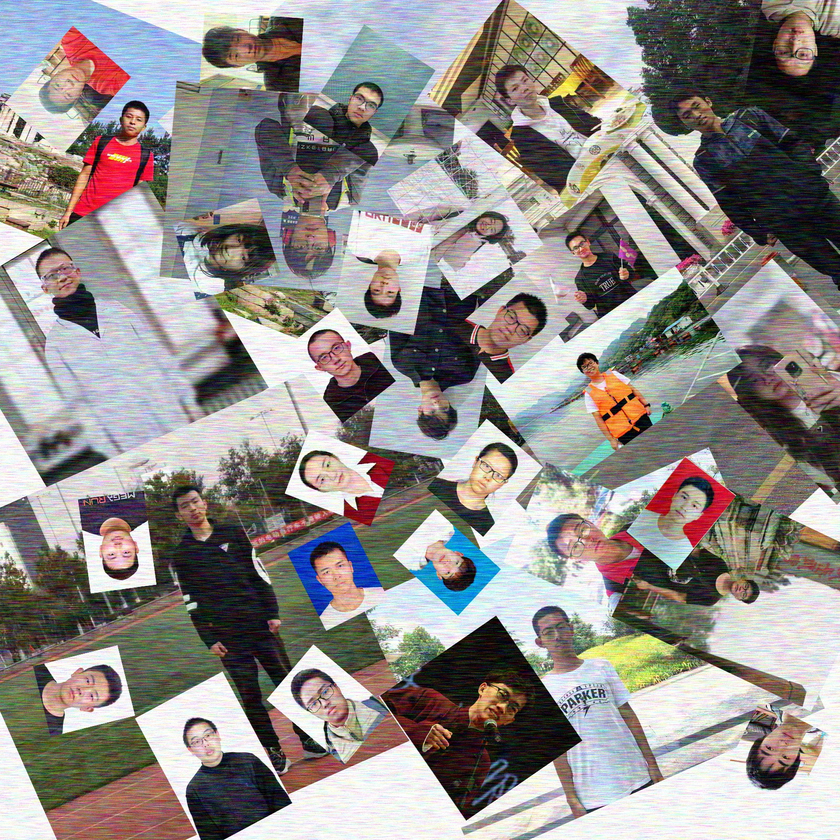
%> input picture rotation_noise.tif, 840 x 840 px, shrunk from 1600 x 1600 before the run
$ octave lpf2.m   (GNU Octave 9; MATLAB toolbox functions it lacks are replaced by stand-ins)
%> lines starting %> are read from the running program, lines starting %| are printed output that depends on the picture; in (x1, y1, x2, y2) boxes, pixels count from 0 and x2, y2 are one past the last pixel; in counts of white or black regions, pixels touching at a corner belong together; the program's own positions count from 1
%读取图像
X=imread('assets/rotation_noise.tif');
%> X is the input picture: size 840x840x3 uint8; mean R, G, B 145.5, 141, 138.3
X=rgb2gray(X);
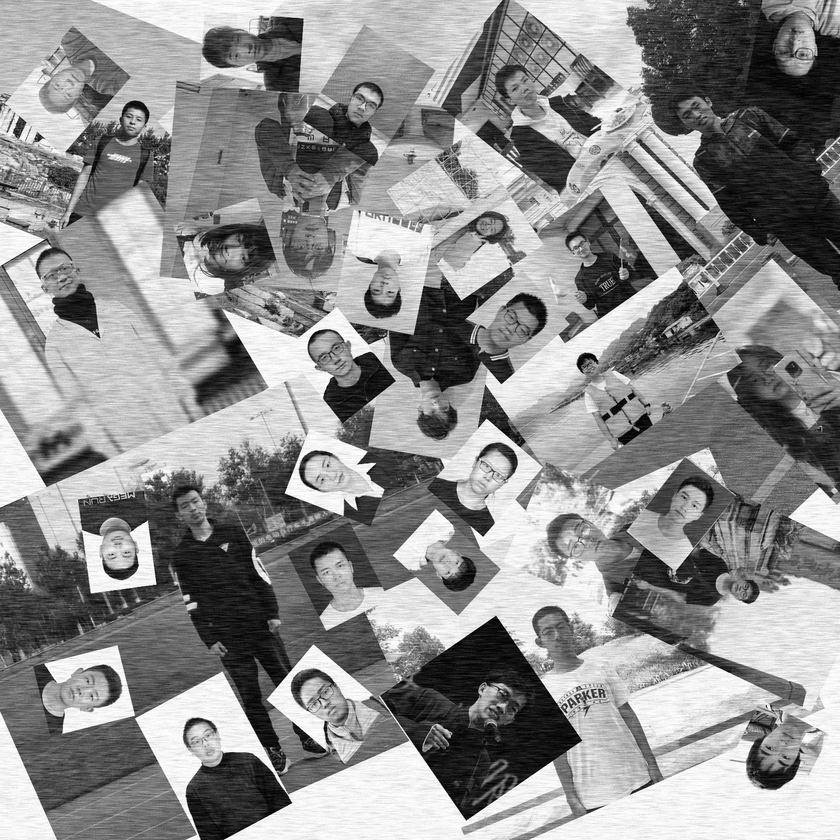
%> X: size 840x840 uint8; min 0, max 255, mean 142.1
%读取图像尺寸
[m,n]=size(X);
%> m = 840; n = 840

Y=dct2(X);
I=zeros(m,n);
%高频屏蔽
I(1:m/3,1:n/3)=1;
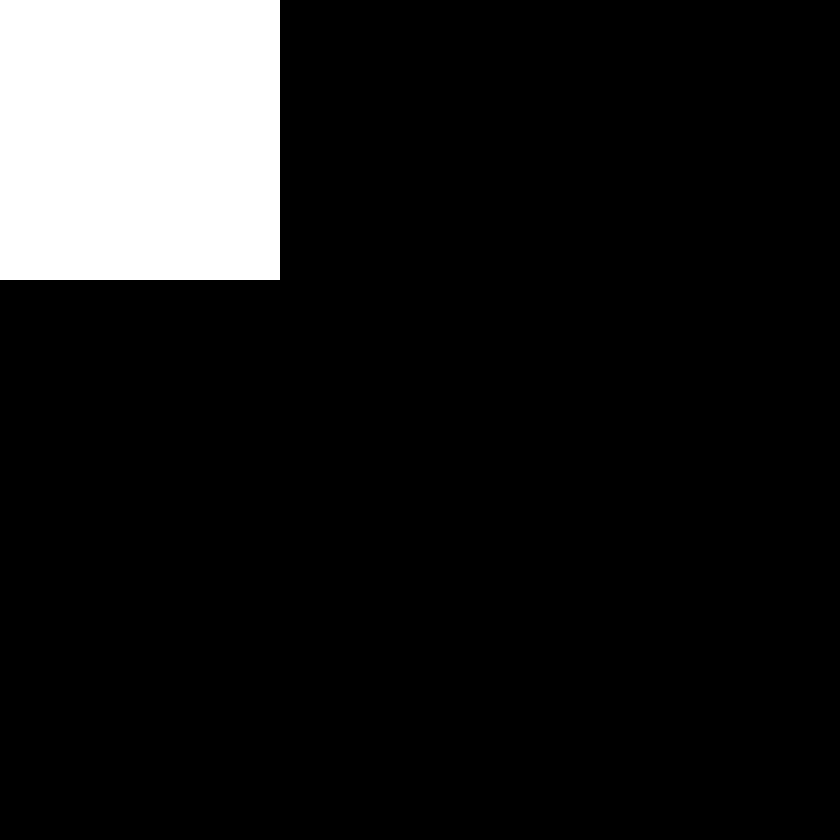
%> I: size 840x840 double; values 0 (black) and 1 (white), 11.1% white; 1 white region, box (x1, y1, x2, y2) and area: (0, 0, 280, 280) 78400
Ydct=Y.*I;
%逆DCT变换
Y=uint8(idct2(Ydct));
%> Y: size 840x840 uint8
%结果输出
subplot(122);
imshow(Y);

$ run again, with norotation.tif copied over rotation_noise.tif
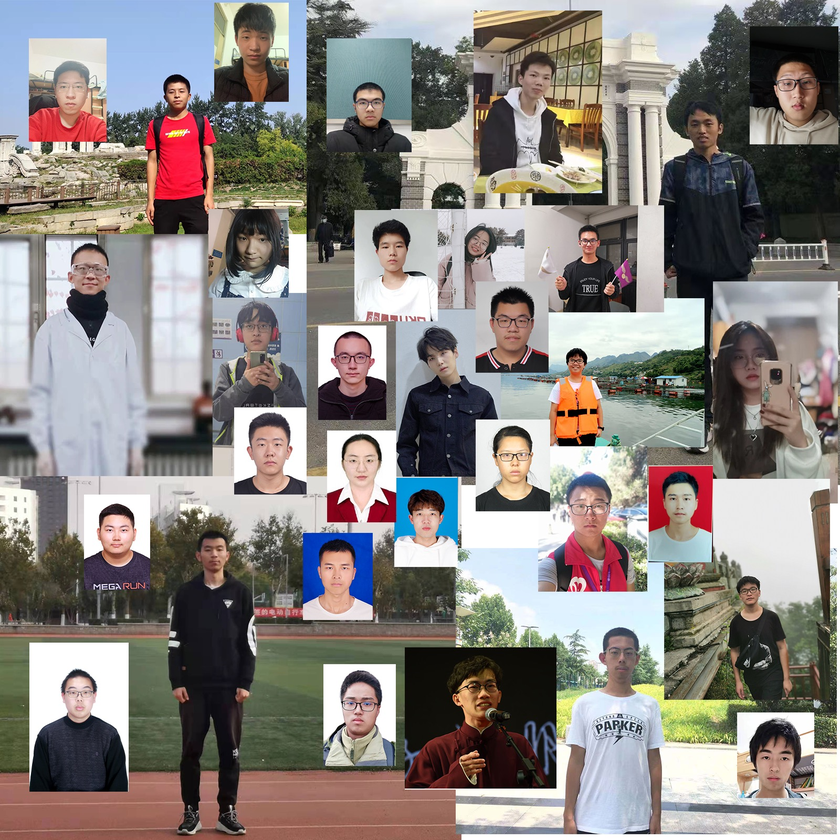
%> input picture norotation.tif, 840 x 840 px, shrunk from 1600 x 1600 before the run
%> X is the input picture: size 840x840x3 uint8; mean R, G, B 138.1, 132.2, 128.6
%> `X=rgb2gray(X);`:
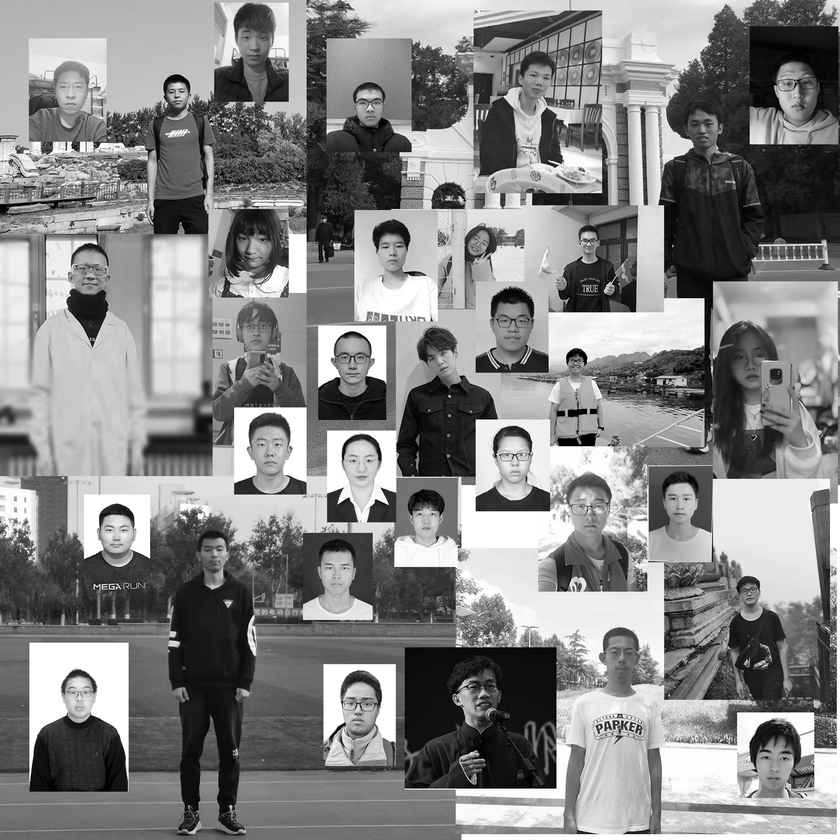
%> X: size 840x840 uint8; min 0, max 255, mean 133.5
%> I: size 840x840 double; values 0 (black) and 1 (white), 11.1% white; 1 white region, box (x1, y1, x2, y2) and area: (0, 0, 280, 280) 78400
